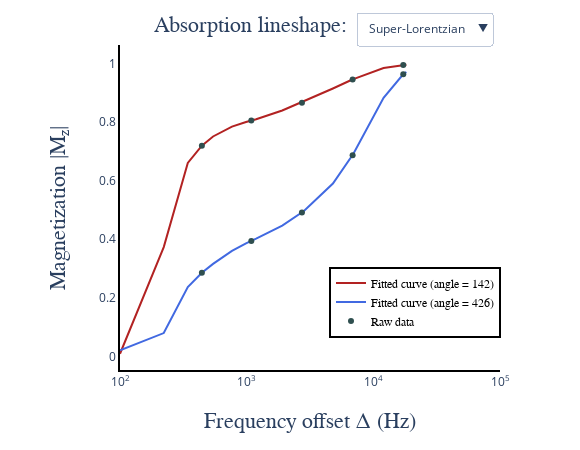

Notebook code cell kept with this figure:
### Code cell
#| label: qmtFig2jn

import scipy
import scipy.io as sio
from pathlib import Path
import numpy as np

data_dir = Path("../../../data/06-MT-01-qMT")


# Simulations have been performed and the results have been saved in the folder results.
dataSim_lineshape_mat = scipy.io.loadmat(data_dir / 'qMT_tutorial-ISMRM2022-main' / 'results/dataSim_lineshape.mat')
dataRaw_lineshape_mat = scipy.io.loadmat(data_dir / 'qMT_tutorial-ISMRM2022-main' / 'results/dataRaw_lineshape.mat')
dataSim_lineshape = np.array(dataSim_lineshape_mat["dataSim_lineshape"])
dataRaw_lineshape = np.array(dataRaw_lineshape_mat["dataRaw_lineshape"])


import matplotlib.pyplot as plt
from PIL import Image
from matplotlib.image import imread
import scipy.io
import plotly
from plotly.subplots import make_subplots
import plotly.graph_objs as go
import numpy as np
from plotly import __version__
from plotly.offline import download_plotlyjs, init_notebook_mode, plot, iplot
config={'showLink': False, 'displayModeBar': False}

init_notebook_mode(connected=True)

absorption_lineshape = ["Super-Lorentzian", "Lorentzian", "Gaussian"]

fig = go.Figure()

#Add traces (three traces per fitting model)
for ii in range(len(absorption_lineshape)):
    if ii==0:
        vis = True
    else:
        vis = False
        
    fig.add_trace(go.Scatter(x=dataSim_lineshape[:,0,0], y=dataSim_lineshape[:,1,ii],
                             name="Fitted curve (angle = 142)", mode='lines', line=dict(color="firebrick"), visible = vis,
                             hovertemplate="Fitted curve (angle = 142)<br>M<sub>z</sub> = %{y}<br>Offset = %{x} Hz<extra></extra>"))
    
    fig.add_trace(go.Scatter(x=dataSim_lineshape[:,0,0], y=dataSim_lineshape[:,2,ii],
                             name="Fitted curve (angle = 426)", mode='lines', line=dict(color="royalblue"), visible = vis,
                             hovertemplate="Fitted curve (angle = 426)<br>M<sub>z</sub> = %{y}<br>Offset = %{x} Hz<extra></extra>"))
    
    fig.add_trace(go.Scatter(x=dataRaw_lineshape[:,0,0], y=dataRaw_lineshape[:,1,ii],
                             name="Raw data", mode='markers', line=dict(color="darkslategray"), visible = vis,
                             hovertemplate="Raw data<br>M<sub>z</sub> = %{y}<br>Offset = %{x} Hz<extra></extra>"))

buttons = []
for i, label in enumerate(absorption_lineshape):
    visibility = [False] * 9
    for j in range(3):
        visibility[3*i+j] = True
    button = dict(
                label =  label,
                method = 'update',
                args = [{'visible': visibility}])
    buttons.append(button)
        
updatemenus = list([
    dict(active=0,
         x=0.98,
         y=1.1,
         buttons=buttons
    )
])

fig['layout']['updatemenus'] = updatemenus

fig.update_layout(height=450, width=580, plot_bgcolor='rgba(0,0,0,0)',
                 margin=go.layout.Margin(
                     l=120,
                     r=80,
                     b=80,
                     t=40,
                     )
                 )
fig.update_layout(legend=dict(
        x=0.55,
        y=0.1,
        traceorder='normal',
        font=dict(
            family='Times New Roman',
            size=12,
            color='#000'
        ),
        bordercolor='#000000',
        borderwidth=2),
    annotations=[
        dict(
            x=0.35,
            y=1.1,
            showarrow=False,
            text='Absorption lineshape: ',
            font=dict(
                family='Times New Roman',
                size=22
            ),
            xref='paper',
            yref='paper'
        ),
        dict(
            x=0.5004254919715793,
            y=-0.2,
            showarrow=False,
            text='Frequency offset \u0394 (Hz)',
            font=dict(
                family='Times New Roman',
                size=22
            ),
            xref='paper',
            yref='paper'
        ),
        dict(
            x=-0.2,
            y=0.5,
            showarrow=False,
            text='Magnetization |M<sub>z</sub>|',
            font=dict(
                family='Times New Roman',
                size=22
            ),
            textangle=-90,
            xref='paper',
            yref='paper'
        ),
    ])

fig.update_xaxes(type="log", range=[2,5], showline=True, linewidth=2, linecolor='black', dtick=1, tickvals=[100,1000,10000,100000], ticktext=["10<sup>2</sup>","10<sup>3</sup>","10<sup>4</sup>","10<sup>5</sup>"])
fig.update_yaxes(showline=True, linewidth=2, linecolor='black')

iplot(fig, filename='dropdown', config=config)

### Figure 1 — Plotly figure (JSON) as saved in the notebook; plotly's stock layout.template omitted (floating-point values rounded to 4 significant figures)
{"data": [{"hovertemplate": "Fitted curve (angle = 142)<br>M<sub>z</sub> = %{y}<br>Offset = %{x} Hz<extra></extra>", "line": {"color": "firebrick"}, "mode": "lines", "name": "Fitted curve (angle = 142)", "type": "scatter", "visible": true, "x": [100, 221.5, 343, 443, 543, 765.5, 988, 1088, 1188, 1910, 2632, 2732, 2832, 4797, 6762, 6862, 6962, 12050.0, 17135, 17235, 17335, 18235], "y": [0.008814, 0.3734, 0.6611, 0.72, 0.7513, 0.7849, 0.8009, 0.8059, 0.8102, 0.8402, 0.8655, 0.8684, 0.8713, 0.9154, 0.9451, 0.9464, 0.9476, 0.9851, 0.9958, 0.9959, 0.996, 0.9968]}, {"hovertemplate": "Fitted curve (angle = 426)<br>M<sub>z</sub> = %{y}<br>Offset = %{x} Hz<extra></extra>", "line": {"color": "royalblue"}, "mode": "lines", "name": "Fitted curve (angle = 426)", "type": "scatter", "visible": true, "x": [100, 221.5, 343, 443, 543, 765.5, 988, 1088, 1188, 1910, 2632, 2732, 2832, 4797, 6762, 6862, 6962, 12050.0, 17135, 17235, 17335, 18235], "y": [0.02073, 0.07952, 0.2364, 0.2857, 0.316, 0.3602, 0.3862, 0.3947, 0.4019, 0.4468, 0.4863, 0.4914, 0.4964, 0.5905, 0.6828, 0.6875, 0.6921, 0.8832, 0.9638, 0.9647, 0.9655, 0.9718]}, {"hovertemplate": "Raw data<br>M<sub>z</sub> = %{y}<br>Offset = %{x} Hz<extra></extra>", "line": {"color": "darkslategray"}, "mode": "markers", "name": "Raw data", "type": "scatter", "visible": true, "x": [443, 443, 1088, 1088, 2732, 2732, 6862, 6862, 17235, 17235], "y": [0.7199, 0.2853, 0.8058, 0.3945, 0.8667, 0.4919, 0.9459, 0.687, 0.9956, 0.9641]}, {"hovertemplate": "Fitted curve (angle = 142)<br>M<sub>z</sub> = %{y}<br>Offset = %{x} Hz<extra></extra>", "line": {"color": "firebrick"}, "mode": "lines", "name": "Fitted curve (angle = 142)", "type": "scatter", "visible": false, "x": [100, 221.5, 343, 443, 543, 765.5, 988, 1088, 1188, 1910, 2632, 2732, 2832, 4797, 6762, 6862, 6962, 12050.0, 17135, 17235, 17335, 18235], "y": [0.00891, 0.3995, 0.7409, 0.8143, 0.8534, 0.8938, 0.9109, 0.9155, 0.919, 0.9309, 0.9354, 0.9358, 0.9363, 0.9432, 0.9499, 0.9502, 0.9505, 0.9662, 0.9772, 0.9774, 0.9776, 0.979]}, {"hovertemplate": "Fitted curve (angle = 426)<br>M<sub>z</sub> = %{y}<br>Offset = %{x} Hz<extra></extra>", "line": {"color": "royalblue"}, "mode": "lines", "name": "Fitted curve (angle = 426)", "type": "scatter", "visible": false, "x": [100, 221.5, 343, 443, 543, 765.5, 988, 1088, 1188, 1910, 2632, 2732, 2832, 4797, 6762, 6862, 6962, 12050.0, 17135, 17235, 17335, 18235], "y": [0.02207, 0.08863, 0.3011, 0.3805, 0.4324, 0.5118, 0.5582, 0.5726, 0.5842, 0.6278, 0.6455, 0.6473, 0.649, 0.6754, 0.7009, 0.7022, 0.7036, 0.7738, 0.8337, 0.8347, 0.8357, 0.8445]}, {"hovertemplate": "Raw data<br>M<sub>z</sub> = %{y}<br>Offset = %{x} Hz<extra></extra>", "line": {"color": "darkslategray"}, "mode": "markers", "name": "Raw data", "type": "scatter", "visible": false, "x": [443, 443, 1088, 1088, 2732, 2732, 6862, 6862, 17235, 17235], "y": [0.8143, 0.3795, 0.9173, 0.574, 0.9359, 0.646, 0.95, 0.7023, 0.978, 0.8347]}, {"hovertemplate": "Fitted curve (angle = 142)<br>M<sub>z</sub> = %{y}<br>Offset = %{x} Hz<extra></extra>", "line": {"color": "firebrick"}, "mode": "lines", "name": "Fitted curve (angle = 142)", "type": "scatter", "visible": false, "x": [100, 221.5, 343, 443, 543, 765.5, 988, 1088, 1188, 1910, 2632, 2732, 2832, 4797, 6762, 6862, 6962, 12050.0, 17135, 17235, 17335, 18235], "y": [0.0089, 0.3966, 0.7317, 0.8032, 0.8413, 0.8805, 0.897, 0.9014, 0.9048, 0.9161, 0.92, 0.9204, 0.9208, 0.9262, 0.9316, 0.9319, 0.9322, 0.9499, 0.9687, 0.969, 0.9694, 0.9724]}, {"hovertemplate": "Fitted curve (angle = 426)<br>M<sub>z</sub> = %{y}<br>Offset = %{x} Hz<extra></extra>", "line": {"color": "royalblue"}, "mode": "lines", "name": "Fitted curve (angle = 426)", "type": "scatter", "visible": false, "x": [100, 221.5, 343, 443, 543, 765.5, 988, 1088, 1188, 1910, 2632, 2732, 2832, 4797, 6762, 6862, 6962, 12050.0, 17135, 17235, 17335, 18235], "y": [0.02188, 0.08729, 0.2905, 0.3642, 0.4118, 0.4837, 0.5251, 0.5378, 0.548, 0.5855, 0.5996, 0.601, 0.6022, 0.62, 0.6369, 0.6378, 0.6388, 0.7015, 0.7864, 0.7882, 0.79, 0.806]}, {"hovertemplate": "Raw data<br>M<sub>z</sub> = %{y}<br>Offset = %{x} Hz<extra></extra>", "line": {"color": "darkslategray"}, "mode": "markers", "name": "Raw data", "type": "scatter", "visible": false, "x": [443, 443, 1088, 1088, 2732, 2732, 6862, 6862, 17235, 17235], "y": [0.8031, 0.3641, 0.9003, 0.5373, 0.9177, 0.6002, 0.9323, 0.6371, 0.9679, 0.7865]}], "layout": {"annotations": [{"font": {"family": "Times New Roman", "size": 22}, "showarrow": false, "text": "Absorption lineshape: ", "x": 0.35, "xref": "paper", "y": 1.1, "yref": "paper"}, {"font": {"family": "Times New Roman", "size": 22}, "showarrow": false, "text": "Frequency offset Δ (Hz)", "x": 0.5004, "xref": "paper", "y": -0.2, "yref": "paper"}, {"font": {"family": "Times New Roman", "size": 22}, "showarrow": false, "text": "Magnetization |M<sub>z</sub>|", "textangle": -90, "x": -0.2, "xref": "paper", "y": 0.5, "yref": "paper"}], "height": 450, "legend": {"bordercolor": "#000000", "borderwidth": 2, "font": {"color": "#000", "family": "Times New Roman", "size": 12}, "traceorder": "normal", "x": 0.55, "y": 0.1}, "margin": {"b": 80, "l": 120, "r": 80, "t": 40}, "plot_bgcolor": "rgba(0,0,0,0)", "updatemenus": [{"active": 0, "buttons": [{"args": [{"visible": [true, true, true, false, false, false, false, false, false]}], "label": "Super-Lorentzian", "method": "update"}, {"args": [{"visible": [false, false, false, true, true, true, false, false, false]}], "label": "Lorentzian", "method": "update"}, {"args": [{"visible": [false, false, false, false, false, false, true, true, true]}], "label": "Gaussian", "method": "update"}], "x": 0.98, "y": 1.1}], "width": 580, "xaxis": {"dtick": 1, "linecolor": "black", "linewidth": 2, "range": [2, 5], "showline": true, "ticktext": ["10<sup>2</sup>", "10<sup>3</sup>", "10<sup>4</sup>", "10<sup>5</sup>"], "tickvals": [100, 1000, 10000, 100000], "type": "log"}, "yaxis": {"linecolor": "black", "linewidth": 2, "showline": true}}}
